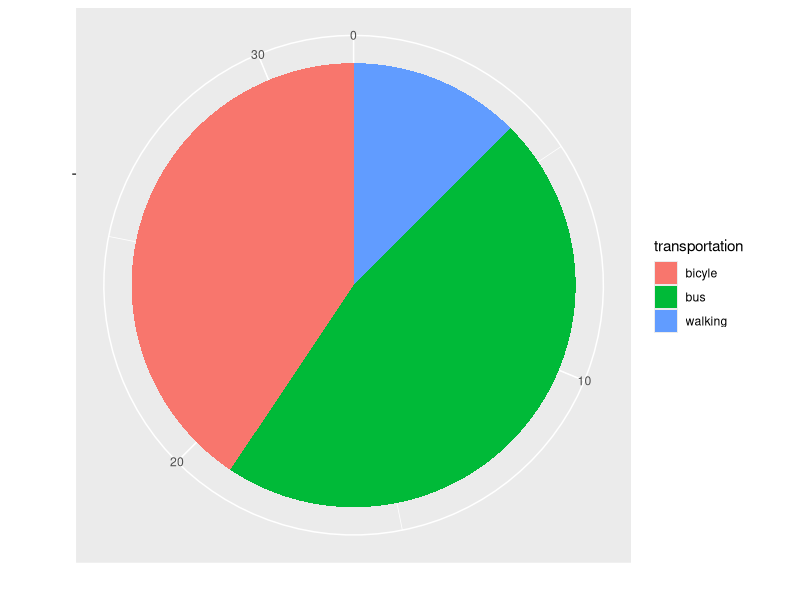
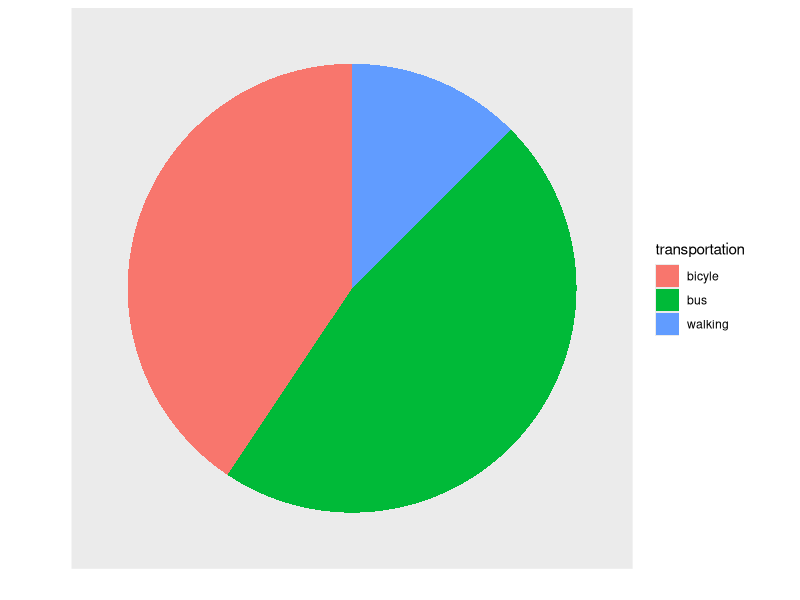

The R script that drew these images, in order:
rm(list = ls())

library(ggplot2)
library(forcats)

transp <- c(
  "bicyle", "bus", "bus", "walking", "bus",
  "bicyle", "bicyle", "bus", "bus", "bus",
  "bicyle", "bus", "bicyle", "bicyle",
  "walking", "bus", "bus", "bicyle", "bicyle",
  "walking", "walking", "bicyle", "bus",
  "bus", "bus", "bus", "bicyle", "bus",
  "bus", "bicyle", "bicyle", "bicyle"
)

table(transp)

dat3 <- data.frame(
  transportation = c("bus", "bicyle", "walking"),
  count = c(15, 13, 4)
)

dat3

ggplot(data = dat3) +
  geom_bar(
    mapping = aes(x = "", y = count, fill = transportation),
    stat = "identity"
  ) +
  coord_polar("y", start = 0) +
  xlab("") +
  ylab("")

  
ggplot(data = dat3) +
  geom_bar(
    mapping = aes(x = "", y = count, fill = transportation),
    stat = "identity"
  ) +
  coord_polar("y", start = 0) +
  xlab("") +
  ylab("") +
  theme(
    axis.text = element_blank(),
    axis.ticks = element_blank(),
    panel.grid = element_blank()
  )